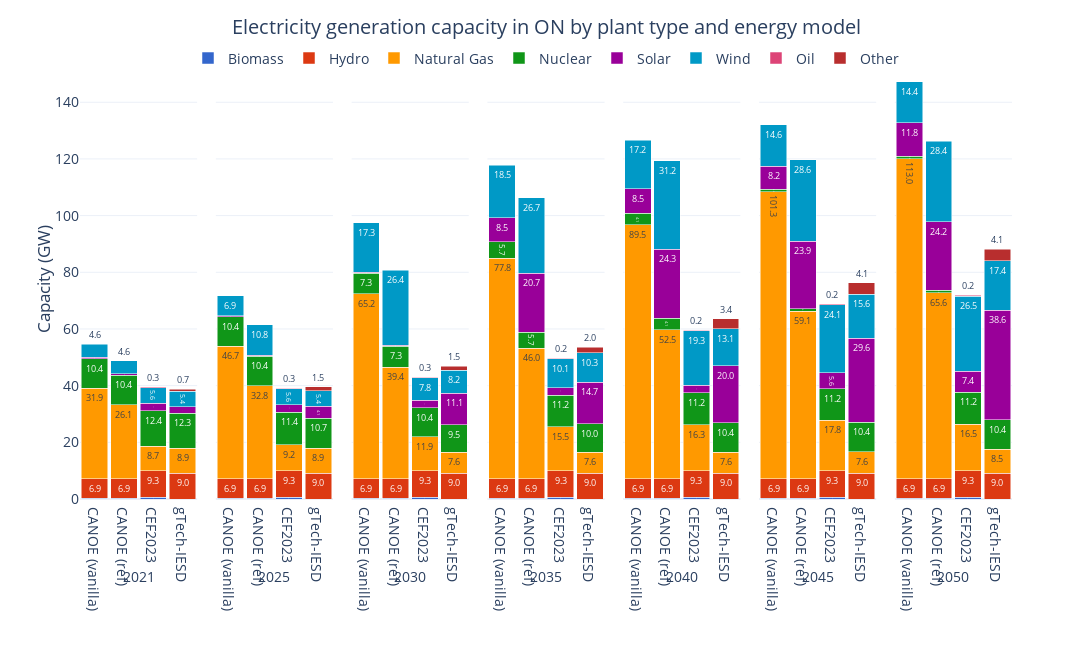

Notebook cell for this chart:
### Code cell
bau23_cap['Capacity (GW)'] = bau23_cap['Capacity (MW)'] / 1E3
bau23_fig = bau23_cap[['Period', 'Plant Type', 'Capacity (GW)']].copy()
bau23_fig['Plant Type'] = bau23_fig['Plant Type'].replace({'Hydro / Wave / Tidal': 'Hydro', 'Biomass / Geothermal': 'Biomass', 'Uranium': 'Nuclear'})
ref_fig = ref_elccap[ref_elccap['Plant Type'] != 'Other'].groupby(['Period', 'Plant Type'], as_index=False).sum('Capacity (GW)')
vanilla_fig = vanilla_elccap[vanilla_elccap['Plant Type'] != 'Other'].groupby(['Period', 'Plant Type'], as_index=False).sum('Capacity (GW)')
gtech23_ref_cap['Capacity (GW)'] = gtech23_ref_cap['Capacity (MW)'] / 1E3
gtech23_fig = gtech23_ref_cap.copy()
gtech23_fig['Period'] = gtech23_fig['Period'].astype(str)

gtech23_fig['Source'] = 'gTech-IESD'
bau23_fig['Source'] = 'CEF2023'
ref_fig['Source'] = 'CANOE (ref)'
vanilla_fig['Source'] = 'CANOE (vanilla)'

fig_df = pd.concat([vanilla_fig[['Period', 'Plant Type', 'Capacity (GW)', 'Source']], ref_fig[['Period', 'Plant Type', 'Capacity (GW)', 'Source']], bau23_fig[['Period', 'Plant Type', 'Capacity (GW)', 'Source']], gtech23_fig[['Period', 'Plant Type', 'Capacity (GW)', 'Source']]])

fig = px.bar(fig_df, 
             x='Source', 
             y='Capacity (GW)', 
             color='Plant Type', 
             barmode='stack', 
             facet_col='Period',
             facet_col_spacing=2E-2,
             template='plotly_white',
             color_discrete_sequence=px.colors.qualitative.G10[:7] + px.colors.qualitative.G10[8:],
             text_auto='.1f',
             width=1200, height=650,
             )

fig.update_layout(title=dict(
        text='Electricity generation capacity in ON by plant type and energy model',
        x=0.5, 
        y=0.97,
        xanchor='center',
        yanchor='top'
    ),
    xaxis=dict(title='Period'),
    yaxis=dict(title='Capacity (GW)',
               dtick=20),
    yaxis_title_standoff=0,
    legend_title_text='',
    bargap=0.1,
    legend=dict(
        orientation='h',  
        yanchor='top',
        y=1.04,  
        xanchor='center',
        x=0.5),
    font=dict(
        # family="Open Sans",
        size=14)
    )

for annotation in fig.layout.annotations:
    annotation.text = annotation.text.split('=')[1]
    annotation.y = -0.15  
    annotation.yanchor = 'top' 

for axis in fig.layout:
    if axis.startswith('yaxis'):
        fig.layout[axis].dtick = 20

for axis in fig.layout:
    if axis.startswith('xaxis'):
        fig.layout[axis].title.text = ''

fig.for_each_trace(lambda trace: trace.update(textfont=dict(size=9)))

fig.show()

### Figure 1 — Plotly figure (JSON) as saved in the notebook; plotly's stock layout.template omitted (floating-point values rounded to 4 significant figures)
{"data": [{"alignmentgroup": "True", "hovertemplate": "Plant Type=Biomass<br>Period=2021<br>Source=%{x}<br>Capacity (GW)=%{y}<extra></extra>", "legendgroup": "Biomass", "marker": {"color": "#3366CC", "pattern": {"shape": ""}}, "name": "Biomass", "offsetgroup": "Biomass", "orientation": "v", "showlegend": true, "textfont": {"size": 9}, "textposition": "auto", "texttemplate": "%{y:.1f}", "type": "bar", "x": ["CANOE (vanilla)", "CANOE (ref)", "CEF2023"], "xaxis": "x", "y": [0.298, 0.298, 0.6986], "yaxis": "y"}, {"alignmentgroup": "True", "hovertemplate": "Plant Type=Biomass<br>Period=2025<br>Source=%{x}<br>Capacity (GW)=%{y}<extra></extra>", "legendgroup": "Biomass", "marker": {"color": "#3366CC", "pattern": {"shape": ""}}, "name": "Biomass", "offsetgroup": "Biomass", "orientation": "v", "showlegend": false, "textfont": {"size": 9}, "textposition": "auto", "texttemplate": "%{y:.1f}", "type": "bar", "x": ["CANOE (vanilla)", "CANOE (ref)", "CEF2023"], "xaxis": "x2", "y": [0.298, 0.298, 0.6986], "yaxis": "y2"}, {"alignmentgroup": "True", "hovertemplate": "Plant Type=Biomass<br>Period=2030<br>Source=%{x}<br>Capacity (GW)=%{y}<extra></extra>", "legendgroup": "Biomass", "marker": {"color": "#3366CC", "pattern": {"shape": ""}}, "name": "Biomass", "offsetgroup": "Biomass", "orientation": "v", "showlegend": false, "textfont": {"size": 9}, "textposition": "auto", "texttemplate": "%{y:.1f}", "type": "bar", "x": ["CANOE (vanilla)", "CANOE (ref)", "CEF2023"], "xaxis": "x3", "y": [0.298, 0.298, 0.6986], "yaxis": "y3"}, {"alignmentgroup": "True", "hovertemplate": "Plant Type=Biomass<br>Period=2035<br>Source=%{x}<br>Capacity (GW)=%{y}<extra></extra>", "legendgroup": "Biomass", "marker": {"color": "#3366CC", "pattern": {"shape": ""}}, "name": "Biomass", "offsetgroup": "Biomass", "orientation": "v", "showlegend": false, "textfont": {"size": 9}, "textposition": "auto", "texttemplate": "%{y:.1f}", "type": "bar", "x": ["CANOE (vanilla)", "CANOE (ref)", "CEF2023"], "xaxis": "x4", "y": [0.298, 0.298, 0.6986], "yaxis": "y4"}, {"alignmentgroup": "True", "hovertemplate": "Plant Type=Biomass<br>Period=2040<br>Source=%{x}<br>Capacity (GW)=%{y}<extra></extra>", "legendgroup": "Biomass", "marker": {"color": "#3366CC", "pattern": {"shape": ""}}, "name": "Biomass", "offsetgroup": "Biomass", "orientation": "v", "showlegend": false, "textfont": {"size": 9}, "textposition": "auto", "texttemplate": "%{y:.1f}", "type": "bar", "x": ["CANOE (vanilla)", "CANOE (ref)", "CEF2023"], "xaxis": "x5", "y": [0.298, 0.2981, 0.6986], "yaxis": "y5"}, {"alignmentgroup": "True", "hovertemplate": "Plant Type=Biomass<br>Period=2045<br>Source=%{x}<br>Capacity (GW)=%{y}<extra></extra>", "legendgroup": "Biomass", "marker": {"color": "#3366CC", "pattern": {"shape": ""}}, "name": "Biomass", "offsetgroup": "Biomass", "orientation": "v", "showlegend": false, "textfont": {"size": 9}, "textposition": "auto", "texttemplate": "%{y:.1f}", "type": "bar", "x": ["CANOE (vanilla)", "CANOE (ref)", "CEF2023"], "xaxis": "x6", "y": [0.26, 0.2601, 0.6986], "yaxis": "y6"}, {"alignmentgroup": "True", "hovertemplate": "Plant Type=Biomass<br>Period=2050<br>Source=%{x}<br>Capacity (GW)=%{y}<extra></extra>", "legendgroup": "Biomass", "marker": {"color": "#3366CC", "pattern": {"shape": ""}}, "name": "Biomass", "offsetgroup": "Biomass", "orientation": "v", "showlegend": false, "textfont": {"size": 9}, "textposition": "auto", "texttemplate": "%{y:.1f}", "type": "bar", "x": ["CANOE (vanilla)", "CANOE (ref)", "CEF2023"], "xaxis": "x7", "y": [0.26, 0.2601, 0.6986], "yaxis": "y7"}, {"alignmentgroup": "True", "hovertemplate": "Plant Type=Hydro<br>Period=2021<br>Source=%{x}<br>Capacity (GW)=%{y}<extra></extra>", "legendgroup": "Hydro", "marker": {"color": "#DC3912", "pattern": {"shape": ""}}, "name": "Hydro", "offsetgroup": "Hydro", "orientation": "v", "showlegend": true, "textfont": {"size": 9}, "textposition": "auto", "texttemplate": "%{y:.1f}", "type": "bar", "x": ["CANOE (vanilla)", "CANOE (ref)", "CEF2023", "gTech-IESD"], "xaxis": "x", "y": [6.883, 6.883, 9.264, 9.023], "yaxis": "y"}, {"alignmentgroup": "True", "hovertemplate": "Plant Type=Hydro<br>Period=2025<br>Source=%{x}<br>Capacity (GW)=%{y}<extra></extra>", "legendgroup": "Hydro", "marker": {"color": "#DC3912", "pattern": {"shape": ""}}, "name": "Hydro", "offsetgroup": "Hydro", "orientation": "v", "showlegend": false, "textfont": {"size": 9}, "textposition": "auto", "texttemplate": "%{y:.1f}", "type": "bar", "x": ["CANOE (vanilla)", "CANOE (ref)", "CEF2023", "gTech-IESD"], "xaxis": "x2", "y": [6.883, 6.883, 9.264, 9.023], "yaxis": "y2"}, {"alignmentgroup": "True", "hovertemplate": "Plant Type=Hydro<br>Period=2030<br>Source=%{x}<br>Capacity (GW)=%{y}<extra></extra>", "legendgroup": "Hydro", "marker": {"color": "#DC3912", "pattern": {"shape": ""}}, "name": "Hydro", "offsetgroup": "Hydro", "orientation": "v", "showlegend": false, "textfont": {"size": 9}, "textposition": "auto", "texttemplate": "%{y:.1f}", "type": "bar", "x": ["CANOE (vanilla)", "CANOE (ref)", "CEF2023", "gTech-IESD"], "xaxis": "x3", "y": [6.883, 6.883, 9.264, 9.023], "yaxis": "y3"}, {"alignmentgroup": "True", "hovertemplate": "Plant Type=Hydro<br>Period=2035<br>Source=%{x}<br>Capacity (GW)=%{y}<extra></extra>", "legendgroup": "Hydro", "marker": {"color": "#DC3912", "pattern": {"shape": ""}}, "name": "Hydro", "offsetgroup": "Hydro", "orientation": "v", "showlegend": false, "textfont": {"size": 9}, "textposition": "auto", "texttemplate": "%{y:.1f}", "type": "bar", "x": ["CANOE (vanilla)", "CANOE (ref)", "CEF2023", "gTech-IESD"], "xaxis": "x4", "y": [6.883, 6.883, 9.264, 9.023], "yaxis": "y4"}, {"alignmentgroup": "True", "hovertemplate": "Plant Type=Hydro<br>Period=2040<br>Source=%{x}<br>Capacity (GW)=%{y}<extra></extra>", "legendgroup": "Hydro", "marker": {"color": "#DC3912", "pattern": {"shape": ""}}, "name": "Hydro", "offsetgroup": "Hydro", "orientation": "v", "showlegend": false, "textfont": {"size": 9}, "textposition": "auto", "texttemplate": "%{y:.1f}", "type": "bar", "x": ["CANOE (vanilla)", "CANOE (ref)", "CEF2023", "gTech-IESD"], "xaxis": "x5", "y": [6.883, 6.883, 9.264, 9.023], "yaxis": "y5"}, {"alignmentgroup": "True", "hovertemplate": "Plant Type=Hydro<br>Period=2045<br>Source=%{x}<br>Capacity (GW)=%{y}<extra></extra>", "legendgroup": "Hydro", "marker": {"color": "#DC3912", "pattern": {"shape": ""}}, "name": "Hydro", "offsetgroup": "Hydro", "orientation": "v", "showlegend": false, "textfont": {"size": 9}, "textposition": "auto", "texttemplate": "%{y:.1f}", "type": "bar", "x": ["CANOE (vanilla)", "CANOE (ref)", "CEF2023", "gTech-IESD"], "xaxis": "x6", "y": [6.883, 6.883, 9.264, 9.023], "yaxis": "y6"}, {"alignmentgroup": "True", "hovertemplate": "Plant Type=Hydro<br>Period=2050<br>Source=%{x}<br>Capacity (GW)=%{y}<extra></extra>", "legendgroup": "Hydro", "marker": {"color": "#DC3912", "pattern": {"shape": ""}}, "name": "Hydro", "offsetgroup": "Hydro", "orientation": "v", "showlegend": false, "textfont": {"size": 9}, "textposition": "auto", "texttemplate": "%{y:.1f}", "type": "bar", "x": ["CANOE (vanilla)", "CANOE (ref)", "CEF2023", "gTech-IESD"], "xaxis": "x7", "y": [6.883, 6.883, 9.264, 9.023], "yaxis": "y7"}, {"alignmentgroup": "True", "hovertemplate": "Plant Type=Natural Gas<br>Period=2021<br>Source=%{x}<br>Capacity (GW)=%{y}<extra></extra>", "legendgroup": "Natural Gas", "marker": {"color": "#FF9900", "pattern": {"shape": ""}}, "name": "Natural Gas", "offsetgroup": "Natural Gas", "orientation": "v", "showlegend": true, "textfont": {"size": 9}, "textposition": "auto", "texttemplate": "%{y:.1f}", "type": "bar", "x": ["CANOE (vanilla)", "CANOE (ref)", "CEF2023", "gTech-IESD"], "xaxis": "x", "y": [31.92, 26.12, 8.731, 8.881], "yaxis": "y"}, {"alignmentgroup": "True", "hovertemplate": "Plant Type=Natural Gas<br>Period=2025<br>Source=%{x}<br>Capacity (GW)=%{y}<extra></extra>", "legendgroup": "Natural Gas", "marker": {"color": "#FF9900", "pattern": {"shape": ""}}, "name": "Natural Gas", "offsetgroup": "Natural Gas", "orientation": "v", "showlegend": false, "textfont": {"size": 9}, "textposition": "auto", "texttemplate": "%{y:.1f}", "type": "bar", "x": ["CANOE (vanilla)", "CANOE (ref)", "CEF2023", "gTech-IESD"], "xaxis": "x2", "y": [46.69, 32.75, 9.242, 8.881], "yaxis": "y2"}, {"alignmentgroup": "True", "hovertemplate": "Plant Type=Natural Gas<br>Period=2030<br>Source=%{x}<br>Capacity (GW)=%{y}<extra></extra>", "legendgroup": "Natural Gas", "marker": {"color": "#FF9900", "pattern": {"shape": ""}}, "name": "Natural Gas", "offsetgroup": "Natural Gas", "orientation": "v", "showlegend": false, "textfont": {"size": 9}, "textposition": "auto", "texttemplate": "%{y:.1f}", "type": "bar", "x": ["CANOE (vanilla)", "CANOE (ref)", "CEF2023", "gTech-IESD"], "xaxis": "x3", "y": [65.16, 39.39, 11.93, 7.562], "yaxis": "y3"}, {"alignmentgroup": "True", "hovertemplate": "Plant Type=Natural Gas<br>Period=2035<br>Source=%{x}<br>Capacity (GW)=%{y}<extra></extra>", "legendgroup": "Natural Gas", "marker": {"color": "#FF9900", "pattern": {"shape": ""}}, "name": "Natural Gas", "offsetgroup": "Natural Gas", "orientation": "v", "showlegend": false, "textfont": {"size": 9}, "textposition": "auto", "texttemplate": "%{y:.1f}", "type": "bar", "x": ["CANOE (vanilla)", "CANOE (ref)", "CEF2023", "gTech-IESD"], "xaxis": "x4", "y": [77.83, 46.02, 15.51, 7.562], "yaxis": "y4"}, {"alignmentgroup": "True", "hovertemplate": "Plant Type=Natural Gas<br>Period=2040<br>Source=%{x}<br>Capacity (GW)=%{y}<extra></extra>", "legendgroup": "Natural Gas", "marker": {"color": "#FF9900", "pattern": {"shape": ""}}, "name": "Natural Gas", "offsetgroup": "Natural Gas", "orientation": "v", "showlegend": false, "textfont": {"size": 9}, "textposition": "auto", "texttemplate": "%{y:.1f}", "type": "bar", "x": ["CANOE (vanilla)", "CANOE (ref)", "CEF2023", "gTech-IESD"], "xaxis": "x5", "y": [89.52, 52.51, 16.26, 7.562], "yaxis": "y5"}, {"alignmentgroup": "True", "hovertemplate": "Plant Type=Natural Gas<br>Period=2045<br>Source=%{x}<br>Capacity (GW)=%{y}<extra></extra>", "legendgroup": "Natural Gas", "marker": {"color": "#FF9900", "pattern": {"shape": ""}}, "name": "Natural Gas", "offsetgroup": "Natural Gas", "orientation": "v", "showlegend": false, "textfont": {"size": 9}, "textposition": "auto", "texttemplate": "%{y:.1f}", "type": "bar", "x": ["CANOE (vanilla)", "CANOE (ref)", "CEF2023", "gTech-IESD"], "xaxis": "x6", "y": [101.3, 59.08, 17.75, 7.619], "yaxis": "y6"}, {"alignmentgroup": "True", "hovertemplate": "Plant Type=Natural Gas<br>Period=2050<br>Source=%{x}<br>Capacity (GW)=%{y}<extra></extra>", "legendgroup": "Natural Gas", "marker": {"color": "#FF9900", "pattern": {"shape": ""}}, "name": "Natural Gas", "offsetgroup": "Natural Gas", "orientation": "v", "showlegend": false, "textfont": {"size": 9}, "textposition": "auto", "texttemplate": "%{y:.1f}", "type": "bar", "x": ["CANOE (vanilla)", "CANOE (ref)", "CEF2023", "gTech-IESD"], "xaxis": "x7", "y": [113.0, 65.6, 16.5, 8.526], "yaxis": "y7"}, {"alignmentgroup": "True", "hovertemplate": "Plant Type=Nuclear<br>Period=2021<br>Source=%{x}<br>Capacity (GW)=%{y}<extra></extra>", "legendgroup": "Nuclear", "marker": {"color": "#109618", "pattern": {"shape": ""}}, "name": "Nuclear", "offsetgroup": "Nuclear", "orientation": "v", "showlegend": true, "textfont": {"size": 9}, "textposition": "auto", "texttemplate": "%{y:.1f}", "type": "bar", "x": ["CANOE (vanilla)", "CANOE (ref)", "CEF2023", "gTech-IESD"], "xaxis": "x", "y": [10.38, 10.38, 12.38, 12.34], "yaxis": "y"}, {"alignmentgroup": "True", "hovertemplate": "Plant Type=Nuclear<br>Period=2025<br>Source=%{x}<br>Capacity (GW)=%{y}<extra></extra>", "legendgroup": "Nuclear", "marker": {"color": "#109618", "pattern": {"shape": ""}}, "name": "Nuclear", "offsetgroup": "Nuclear", "orientation": "v", "showlegend": false, "textfont": {"size": 9}, "textposition": "auto", "texttemplate": "%{y:.1f}", "type": "bar", "x": ["CANOE (vanilla)", "CANOE (ref)", "CEF2023", "gTech-IESD"], "xaxis": "x2", "y": [10.38, 10.38, 11.45, 10.68], "yaxis": "y2"}, {"alignmentgroup": "True", "hovertemplate": "Plant Type=Nuclear<br>Period=2030<br>Source=%{x}<br>Capacity (GW)=%{y}<extra></extra>", "legendgroup": "Nuclear", "marker": {"color": "#109618", "pattern": {"shape": ""}}, "name": "Nuclear", "offsetgroup": "Nuclear", "orientation": "v", "showlegend": false, "textfont": {"size": 9}, "textposition": "auto", "texttemplate": "%{y:.1f}", "type": "bar", "x": ["CANOE (vanilla)", "CANOE (ref)", "CEF2023", "gTech-IESD"], "xaxis": "x3", "y": [7.275, 7.275, 10.36, 9.542], "yaxis": "y3"}, {"alignmentgroup": "True", "hovertemplate": "Plant Type=Nuclear<br>Period=2035<br>Source=%{x}<br>Capacity (GW)=%{y}<extra></extra>", "legendgroup": "Nuclear", "marker": {"color": "#109618", "pattern": {"shape": ""}}, "name": "Nuclear", "offsetgroup": "Nuclear", "orientation": "v", "showlegend": false, "textfont": {"size": 9}, "textposition": "auto", "texttemplate": "%{y:.1f}", "type": "bar", "x": ["CANOE (vanilla)", "CANOE (ref)", "CEF2023", "gTech-IESD"], "xaxis": "x4", "y": [5.717, 5.717, 11.2, 9.971], "yaxis": "y4"}, {"alignmentgroup": "True", "hovertemplate": "Plant Type=Nuclear<br>Period=2040<br>Source=%{x}<br>Capacity (GW)=%{y}<extra></extra>", "legendgroup": "Nuclear", "marker": {"color": "#109618", "pattern": {"shape": ""}}, "name": "Nuclear", "offsetgroup": "Nuclear", "orientation": "v", "showlegend": false, "textfont": {"size": 9}, "textposition": "auto", "texttemplate": "%{y:.1f}", "type": "bar", "x": ["CANOE (vanilla)", "CANOE (ref)", "CEF2023", "gTech-IESD"], "xaxis": "x5", "y": [4.149, 4.149, 11.2, 10.4], "yaxis": "y5"}, {"alignmentgroup": "True", "hovertemplate": "Plant Type=Nuclear<br>Period=2045<br>Source=%{x}<br>Capacity (GW)=%{y}<extra></extra>", "legendgroup": "Nuclear", "marker": {"color": "#109618", "pattern": {"shape": ""}}, "name": "Nuclear", "offsetgroup": "Nuclear", "orientation": "v", "showlegend": false, "textfont": {"size": 9}, "textposition": "auto", "texttemplate": "%{y:.1f}", "type": "bar", "x": ["CANOE (vanilla)", "CANOE (ref)", "CEF2023", "gTech-IESD"], "xaxis": "x6", "y": [0.881, 0.881, 11.2, 10.4], "yaxis": "y6"}, {"alignmentgroup": "True", "hovertemplate": "Plant Type=Nuclear<br>Period=2050<br>Source=%{x}<br>Capacity (GW)=%{y}<extra></extra>", "legendgroup": "Nuclear", "marker": {"color": "#109618", "pattern": {"shape": ""}}, "name": "Nuclear", "offsetgroup": "Nuclear", "orientation": "v", "showlegend": false, "textfont": {"size": 9}, "textposition": "auto", "texttemplate": "%{y:.1f}", "type": "bar", "x": ["CANOE (vanilla)", "CANOE (ref)", "CEF2023", "gTech-IESD"], "xaxis": "x7", "y": [0.881, 0.881, 11.2, 10.4], "yaxis": "y7"}, {"alignmentgroup": "True", "hovertemplate": "Plant Type=Solar<br>Period=2021<br>Source=%{x}<br>Capacity (GW)=%{y}<extra></extra>", "legendgroup": "Solar", "marker": {"color": "#990099", "pattern": {"shape": ""}}, "name": "Solar", "offsetgroup": "Solar", "orientation": "v", "showlegend": true, "textfont": {"size": 9}, "textposition": "auto", "texttemplate": "%{y:.1f}", "type": "bar", "x": ["CANOE (vanilla)", "CANOE (ref)", "CEF2023", "gTech-IESD"], "xaxis": "x", "y": [0.4781, 0.4785, 2.669, 2.317], "yaxis": "y"}, {"alignmentgroup": "True", "hovertemplate": "Plant Type=Solar<br>Period=2025<br>Source=%{x}<br>Capacity (GW)=%{y}<extra></extra>", "legendgroup": "Solar", "marker": {"color": "#990099", "pattern": {"shape": ""}}, "name": "Solar", "offsetgroup": "Solar", "orientation": "v", "showlegend": false, "textfont": {"size": 9}, "textposition": "auto", "texttemplate": "%{y:.1f}", "type": "bar", "x": ["CANOE (vanilla)", "CANOE (ref)", "CEF2023", "gTech-IESD"], "xaxis": "x2", "y": [0.4783, 0.4792, 2.669, 4.1], "yaxis": "y2"}, {"alignmentgroup": "True", "hovertemplate": "Plant Type=Solar<br>Period=2030<br>Source=%{x}<br>Capacity (GW)=%{y}<extra></extra>", "legendgroup": "Solar", "marker": {"color": "#990099", "pattern": {"shape": ""}}, "name": "Solar", "offsetgroup": "Solar", "orientation": "v", "showlegend": false, "textfont": {"size": 9}, "textposition": "auto", "texttemplate": "%{y:.1f}", "type": "bar", "x": ["CANOE (vanilla)", "CANOE (ref)", "CEF2023", "gTech-IESD"], "xaxis": "x3", "y": [0.4785, 0.4808, 2.669, 11.12], "yaxis": "y3"}, {"alignmentgroup": "True", "hovertemplate": "Plant Type=Solar<br>Period=2035<br>Source=%{x}<br>Capacity (GW)=%{y}<extra></extra>", "legendgroup": "Solar", "marker": {"color": "#990099", "pattern": {"shape": ""}}, "name": "Solar", "offsetgroup": "Solar", "orientation": "v", "showlegend": false, "textfont": {"size": 9}, "textposition": "auto", "texttemplate": "%{y:.1f}", "type": "bar", "x": ["CANOE (vanilla)", "CANOE (ref)", "CEF2023", "gTech-IESD"], "xaxis": "x4", "y": [8.54, 20.67, 2.669, 14.7], "yaxis": "y4"}, {"alignmentgroup": "True", "hovertemplate": "Plant Type=Solar<br>Period=2040<br>Source=%{x}<br>Capacity (GW)=%{y}<extra></extra>", "legendgroup": "Solar", "marker": {"color": "#990099", "pattern": {"shape": ""}}, "name": "Solar", "offsetgroup": "Solar", "orientation": "v", "showlegend": false, "textfont": {"size": 9}, "textposition": "auto", "texttemplate": "%{y:.1f}", "type": "bar", "x": ["CANOE (vanilla)", "CANOE (ref)", "CEF2023", "gTech-IESD"], "xaxis": "x5", "y": [8.541, 24.29, 2.669, 20.03], "yaxis": "y5"}, {"alignmentgroup": "True", "hovertemplate": "Plant Type=Solar<br>Period=2045<br>Source=%{x}<br>Capacity (GW)=%{y}<extra></extra>", "legendgroup": "Solar", "marker": {"color": "#990099", "pattern": {"shape": ""}}, "name": "Solar", "offsetgroup": "Solar", "orientation": "v", "showlegend": false, "textfont": {"size": 9}, "textposition": "auto", "texttemplate": "%{y:.1f}", "type": "bar", "x": ["CANOE (vanilla)", "CANOE (ref)", "CEF2023", "gTech-IESD"], "xaxis": "x6", "y": [8.161, 23.91, 5.587, 29.64], "yaxis": "y6"}, {"alignmentgroup": "True", "hovertemplate": "Plant Type=Solar<br>Period=2050<br>Source=%{x}<br>Capacity (GW)=%{y}<extra></extra>", "legendgroup": "Solar", "marker": {"color": "#990099", "pattern": {"shape": ""}}, "name": "Solar", "offsetgroup": "Solar", "orientation": "v", "showlegend": false, "textfont": {"size": 9}, "textposition": "auto", "texttemplate": "%{y:.1f}", "type": "bar", "x": ["CANOE (vanilla)", "CANOE (ref)", "CEF2023", "gTech-IESD"], "xaxis": "x7", "y": [11.77, 24.16, 7.427, 38.65], "yaxis": "y7"}, {"alignmentgroup": "True", "hovertemplate": "Plant Type=Wind<br>Period=2021<br>Source=%{x}<br>Capacity (GW)=%{y}<extra></extra>", "legendgroup": "Wind", "marker": {"color": "#0099C6", "pattern": {"shape": ""}}, "name": "Wind", "offsetgroup": "Wind", "orientation": "v", "showlegend": true, "textfont": {"size": 9}, "textposition": "auto", "texttemplate": "%{y:.1f}", "type": "bar", "x": ["CANOE (vanilla)", "CANOE (ref)", "CEF2023", "gTech-IESD"], "xaxis": "x", "y": [4.565, 4.567, 5.575, 5.436], "yaxis": "y"}, {"alignmentgroup": "True", "hovertemplate": "Plant Type=Wind<br>Period=2025<br>Source=%{x}<br>Capacity (GW)=%{y}<extra></extra>", "legendgroup": "Wind", "marker": {"color": "#0099C6", "pattern": {"shape": ""}}, "name": "Wind", "offsetgroup": "Wind", "orientation": "v", "showlegend": false, "textfont": {"size": 9}, "textposition": "auto", "texttemplate": "%{y:.1f}", "type": "bar", "x": ["CANOE (vanilla)", "CANOE (ref)", "CEF2023", "gTech-IESD"], "xaxis": "x2", "y": [6.934, 10.76, 5.575, 5.436], "yaxis": "y2"}, {"alignmentgroup": "True", "hovertemplate": "Plant Type=Wind<br>Period=2030<br>Source=%{x}<br>Capacity (GW)=%{y}<extra></extra>", "legendgroup": "Wind", "marker": {"color": "#0099C6", "pattern": {"shape": ""}}, "name": "Wind", "offsetgroup": "Wind", "orientation": "v", "showlegend": false, "textfont": {"size": 9}, "textposition": "auto", "texttemplate": "%{y:.1f}", "type": "bar", "x": ["CANOE (vanilla)", "CANOE (ref)", "CEF2023", "gTech-IESD"], "xaxis": "x3", "y": [17.33, 26.4, 7.792, 8.179], "yaxis": "y3"}, {"alignmentgroup": "True", "hovertemplate": "Plant Type=Wind<br>Period=2035<br>Source=%{x}<br>Capacity (GW)=%{y}<extra></extra>", "legendgroup": "Wind", "marker": {"color": "#0099C6", "pattern": {"shape": ""}}, "name": "Wind", "offsetgroup": "Wind", "orientation": "v", "showlegend": false, "textfont": {"size": 9}, "textposition": "auto", "texttemplate": "%{y:.1f}", "type": "bar", "x": ["CANOE (vanilla)", "CANOE (ref)", "CEF2023", "gTech-IESD"], "xaxis": "x4", "y": [18.53, 26.71, 10.07, 10.29], "yaxis": "y4"}, {"alignmentgroup": "True", "hovertemplate": "Plant Type=Wind<br>Period=2040<br>Source=%{x}<br>Capacity (GW)=%{y}<extra></extra>", "legendgroup": "Wind", "marker": {"color": "#0099C6", "pattern": {"shape": ""}}, "name": "Wind", "offsetgroup": "Wind", "orientation": "v", "showlegend": false, "textfont": {"size": 9}, "textposition": "auto", "texttemplate": "%{y:.1f}", "type": "bar", "x": ["CANOE (vanilla)", "CANOE (ref)", "CEF2023", "gTech-IESD"], "xaxis": "x5", "y": [17.21, 31.24, 19.27, 13.1], "yaxis": "y5"}, {"alignmentgroup": "True", "hovertemplate": "Plant Type=Wind<br>Period=2045<br>Source=%{x}<br>Capacity (GW)=%{y}<extra></extra>", "legendgroup": "Wind", "marker": {"color": "#0099C6", "pattern": {"shape": ""}}, "name": "Wind", "offsetgroup": "Wind", "orientation": "v", "showlegend": false, "textfont": {"size": 9}, "textposition": "auto", "texttemplate": "%{y:.1f}", "type": "bar", "x": ["CANOE (vanilla)", "CANOE (ref)", "CEF2023", "gTech-IESD"], "xaxis": "x6", "y": [14.6, 28.64, 24.12, 15.65], "yaxis": "y6"}, {"alignmentgroup": "True", "hovertemplate": "Plant Type=Wind<br>Period=2050<br>Source=%{x}<br>Capacity (GW)=%{y}<extra></extra>", "legendgroup": "Wind", "marker": {"color": "#0099C6", "pattern": {"shape": ""}}, "name": "Wind", "offsetgroup": "Wind", "orientation": "v", "showlegend": false, "textfont": {"size": 9}, "textposition": "auto", "texttemplate": "%{y:.1f}", "type": "bar", "x": ["CANOE (vanilla)", "CANOE (ref)", "CEF2023", "gTech-IESD"], "xaxis": "x7", "y": [14.37, 28.41, 26.54, 17.42], "yaxis": "y7"}, {"alignmentgroup": "True", "hovertemplate": "Plant Type=Oil<br>Period=2021<br>Source=%{x}<br>Capacity (GW)=%{y}<extra></extra>", "legendgroup": "Oil", "marker": {"color": "#DD4477", "pattern": {"shape": ""}}, "name": "Oil", "offsetgroup": "Oil", "orientation": "v", "showlegend": true, "textfont": {"size": 9}, "textposition": "auto", "texttemplate": "%{y:.1f}", "type": "bar", "x": ["CEF2023"], "xaxis": "x", "y": [0.2505], "yaxis": "y"}, {"alignmentgroup": "True", "hovertemplate": "Plant Type=Oil<br>Period=2025<br>Source=%{x}<br>Capacity (GW)=%{y}<extra></extra>", "legendgroup": "Oil", "marker": {"color": "#DD4477", "pattern": {"shape": ""}}, "name": "Oil", "offsetgroup": "Oil", "orientation": "v", "showlegend": false, "textfont": {"size": 9}, "textposition": "auto", "texttemplate": "%{y:.1f}", "type": "bar", "x": ["CEF2023"], "xaxis": "x2", "y": [0.2505], "yaxis": "y2"}, {"alignmentgroup": "True", "hovertemplate": "Plant Type=Oil<br>Period=2030<br>Source=%{x}<br>Capacity (GW)=%{y}<extra></extra>", "legendgroup": "Oil", "marker": {"color": "#DD4477", "pattern": {"shape": ""}}, "name": "Oil", "offsetgroup": "Oil", "orientation": "v", "showlegend": false, "textfont": {"size": 9}, "textposition": "auto", "texttemplate": "%{y:.1f}", "type": "bar", "x": ["CEF2023"], "xaxis": "x3", "y": [0.2505], "yaxis": "y3"}, {"alignmentgroup": "True", "hovertemplate": "Plant Type=Oil<br>Period=2035<br>Source=%{x}<br>Capacity (GW)=%{y}<extra></extra>", "legendgroup": "Oil", "marker": {"color": "#DD4477", "pattern": {"shape": ""}}, "name": "Oil", "offsetgroup": "Oil", "orientation": "v", "showlegend": false, "textfont": {"size": 9}, "textposition": "auto", "texttemplate": "%{y:.1f}", "type": "bar", "x": ["CEF2023"], "xaxis": "x4", "y": [0.2284], "yaxis": "y4"}, {"alignmentgroup": "True", "hovertemplate": "Plant Type=Oil<br>Period=2040<br>Source=%{x}<br>Capacity (GW)=%{y}<extra></extra>", "legendgroup": "Oil", "marker": {"color": "#DD4477", "pattern": {"shape": ""}}, "name": "Oil", "offsetgroup": "Oil", "orientation": "v", "showlegend": false, "textfont": {"size": 9}, "textposition": "auto", "texttemplate": "%{y:.1f}", "type": "bar", "x": ["CEF2023"], "xaxis": "x5", "y": [0.2284], "yaxis": "y5"}, {"alignmentgroup": "True", "hovertemplate": "Plant Type=Oil<br>Period=2045<br>Source=%{x}<br>Capacity (GW)=%{y}<extra></extra>", "legendgroup": "Oil", "marker": {"color": "#DD4477", "pattern": {"shape": ""}}, "name": "Oil", "offsetgroup": "Oil", "orientation": "v", "showlegend": false, "textfont": {"size": 9}, "textposition": "auto", "texttemplate": "%{y:.1f}", "type": "bar", "x": ["CEF2023"], "xaxis": "x6", "y": [0.2284], "yaxis": "y6"}, {"alignmentgroup": "True", "hovertemplate": "Plant Type=Oil<br>Period=2050<br>Source=%{x}<br>Capacity (GW)=%{y}<extra></extra>", "legendgroup": "Oil", "marker": {"color": "#DD4477", "pattern": {"shape": ""}}, "name": "Oil", "offsetgroup": "Oil", "orientation": "v", "showlegend": false, "textfont": {"size": 9}, "textposition": "auto", "texttemplate": "%{y:.1f}", "type": "bar", "x": ["CEF2023"], "xaxis": "x7", "y": [0.2284], "yaxis": "y7"}, {"alignmentgroup": "True", "hovertemplate": "Plant Type=Other<br>Period=2021<br>Source=%{x}<br>Capacity (GW)=%{y}<extra></extra>", "legendgroup": "Other", "marker": {"color": "#B82E2E", "pattern": {"shape": ""}}, "name": "Other", "offsetgroup": "Other", "orientation": "v", "showlegend": true, "textfont": {"size": 9}, "textposition": "auto", "texttemplate": "%{y:.1f}", "type": "bar", "x": ["gTech-IESD"], "xaxis": "x", "y": [0.6837], "yaxis": "y"}, {"alignmentgroup": "True", "hovertemplate": "Plant Type=Other<br>Period=2025<br>Source=%{x}<br>Capacity (GW)=%{y}<extra></extra>", "legendgroup": "Other", "marker": {"color": "#B82E2E", "pattern": {"shape": ""}}, "name": "Other", "offsetgroup": "Other", "orientation": "v", "showlegend": false, "textfont": {"size": 9}, "textposition": "auto", "texttemplate": "%{y:.1f}", "type": "bar", "x": ["gTech-IESD"], "xaxis": "x2", "y": [1.507], "yaxis": "y2"}, {"alignmentgroup": "True", "hovertemplate": "Plant Type=Other<br>Period=2030<br>Source=%{x}<br>Capacity (GW)=%{y}<extra></extra>", "legendgroup": "Other", "marker": {"color": "#B82E2E", "pattern": {"shape": ""}}, "name": "Other", "offsetgroup": "Other", "orientation": "v", "showlegend": false, "textfont": {"size": 9}, "textposition": "auto", "texttemplate": "%{y:.1f}", "type": "bar", "x": ["gTech-IESD"], "xaxis": "x3", "y": [1.483], "yaxis": "y3"}, {"alignmentgroup": "True", "hovertemplate": "Plant Type=Other<br>Period=2035<br>Source=%{x}<br>Capacity (GW)=%{y}<extra></extra>", "legendgroup": "Other", "marker": {"color": "#B82E2E", "pattern": {"shape": ""}}, "name": "Other", "offsetgroup": "Other", "orientation": "v", "showlegend": false, "textfont": {"size": 9}, "textposition": "auto", "texttemplate": "%{y:.1f}", "type": "bar", "x": ["gTech-IESD"], "xaxis": "x4", "y": [2.037], "yaxis": "y4"}, {"alignmentgroup": "True", "hovertemplate": "Plant Type=Other<br>Period=2040<br>Source=%{x}<br>Capacity (GW)=%{y}<extra></extra>", "legendgroup": "Other", "marker": {"color": "#B82E2E", "pattern": {"shape": ""}}, "name": "Other", "offsetgroup": "Other", "orientation": "v", "showlegend": false, "textfont": {"size": 9}, "textposition": "auto", "texttemplate": "%{y:.1f}", "type": "bar", "x": ["gTech-IESD"], "xaxis": "x5", "y": [3.427], "yaxis": "y5"}, {"alignmentgroup": "True", "hovertemplate": "Plant Type=Other<br>Period=2045<br>Source=%{x}<br>Capacity (GW)=%{y}<extra></extra>", "legendgroup": "Other", "marker": {"color": "#B82E2E", "pattern": {"shape": ""}}, "name": "Other", "offsetgroup": "Other", "orientation": "v", "showlegend": false, "textfont": {"size": 9}, "textposition": "auto", "texttemplate": "%{y:.1f}", "type": "bar", "x": ["gTech-IESD"], "xaxis": "x6", "y": [4.065], "yaxis": "y6"}, {"alignmentgroup": "True", "hovertemplate": "Plant Type=Other<br>Period=2050<br>Source=%{x}<br>Capacity (GW)=%{y}<extra></extra>", "legendgroup": "Other", "marker": {"color": "#B82E2E", "pattern": {"shape": ""}}, "name": "Other", "offsetgroup": "Other", "orientation": "v", "showlegend": false, "textfont": {"size": 9}, "textposition": "auto", "texttemplate": "%{y:.1f}", "type": "bar", "x": ["gTech-IESD"], "xaxis": "x7", "y": [4.094], "yaxis": "y7"}], "layout": {"annotations": [{"font": {}, "showarrow": false, "text": "2021", "x": 0.06286, "xanchor": "center", "xref": "paper", "y": -0.15, "yanchor": "top", "yref": "paper"}, {"font": {}, "showarrow": false, "text": "2025", "x": 0.2086, "xanchor": "center", "xref": "paper", "y": -0.15, "yanchor": "top", "yref": "paper"}, {"font": {}, "showarrow": false, "text": "2030", "x": 0.3543, "xanchor": "center", "xref": "paper", "y": -0.15, "yanchor": "top", "yref": "paper"}, {"font": {}, "showarrow": false, "text": "2035", "x": 0.5, "xanchor": "center", "xref": "paper", "y": -0.15, "yanchor": "top", "yref": "paper"}, {"font": {}, "showarrow": false, "text": "2040", "x": 0.6457, "xanchor": "center", "xref": "paper", "y": -0.15, "yanchor": "top", "yref": "paper"}, {"font": {}, "showarrow": false, "text": "2045", "x": 0.7914, "xanchor": "center", "xref": "paper", "y": -0.15, "yanchor": "top", "yref": "paper"}, {"font": {}, "showarrow": false, "text": "2050", "x": 0.9371, "xanchor": "center", "xref": "paper", "y": -0.15, "yanchor": "top", "yref": "paper"}], "bargap": 0.1, "barmode": "stack", "font": {"size": 14}, "height": 650, "legend": {"orientation": "h", "title": {"text": ""}, "tracegroupgap": 0, "x": 0.5, "xanchor": "center", "y": 1.04, "yanchor": "top"}, "margin": {"t": 60}, "title": {"text": "Electricity generation capacity in ON by plant type and energy model", "x": 0.5, "xanchor": "center", "y": 0.97, "yanchor": "top"}, "width": 1200, "xaxis": {"anchor": "y", "domain": [0, 0.1257], "title": {"text": ""}}, "xaxis2": {"anchor": "y2", "domain": [0.1457, 0.2714], "matches": "x", "title": {"text": ""}}, "xaxis3": {"anchor": "y3", "domain": [0.2914, 0.4171], "matches": "x", "title": {"text": ""}}, "xaxis4": {"anchor": "y4", "domain": [0.4371, 0.5629], "matches": "x", "title": {"text": ""}}, "xaxis5": {"anchor": "y5", "domain": [0.5829, 0.7086], "matches": "x", "title": {"text": ""}}, "xaxis6": {"anchor": "y6", "domain": [0.7286, 0.8543], "matches": "x", "title": {"text": ""}}, "xaxis7": {"anchor": "y7", "domain": [0.8743, 1.0], "matches": "x", "title": {"text": ""}}, "yaxis": {"anchor": "x", "domain": [0, 1], "dtick": 20, "title": {"standoff": 0, "text": "Capacity (GW)"}}, "yaxis2": {"anchor": "x2", "domain": [0, 1], "dtick": 20, "matches": "y", "showticklabels": false}, "yaxis3": {"anchor": "x3", "domain": [0, 1], "dtick": 20, "matches": "y", "showticklabels": false}, "yaxis4": {"anchor": "x4", "domain": [0, 1], "dtick": 20, "matches": "y", "showticklabels": false}, "yaxis5": {"anchor": "x5", "domain": [0, 1], "dtick": 20, "matches": "y", "showticklabels": false}, "yaxis6": {"anchor": "x6", "domain": [0, 1], "dtick": 20, "matches": "y", "showticklabels": false}, "yaxis7": {"anchor": "x7", "domain": [0, 1], "dtick": 20, "matches": "y", "showticklabels": false}}}
